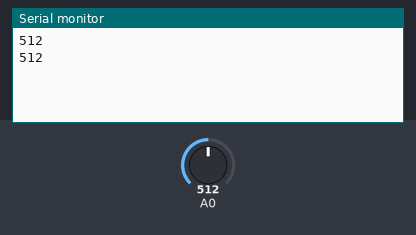
A sketch run on a simulated Arduino Uno, built with avr-gcc and run on an emulated ATmega328P. On the bench: the last lines printed to the serial monitor. Inputs (shaded band) come from the test bench; at power-on: A0 = 512.

Above: at 10.8 s.
10.9 s: A0 set to 716
At 20.7 s:
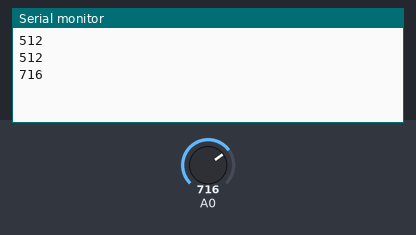
20.9 s: A0 set to 900
At 30.7 s:
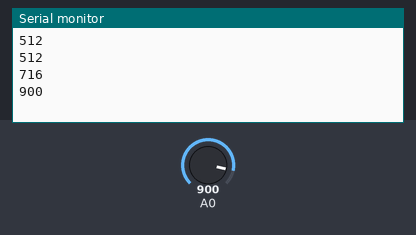
Timing chart, 0 to 32.2 s (numbered marks = the images above; inputs shaded):
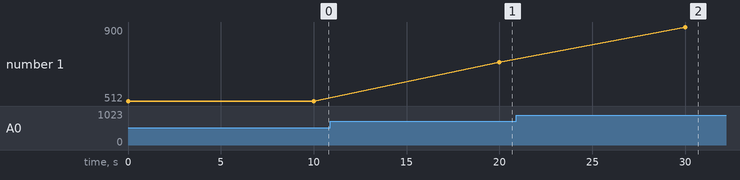

The sketch:

arduinoULuntouched.ino
```cpp
void setup() {
  Serial.begin(9600);   // start serial communication at 9600bps
  pinMode(A0, INPUT);
}

void loop() {
  int x = analogRead(A0);
  Serial.println(x);  // send data to NodeMCU                      // wait for a second
  delay(10000);

}
```

Measured:
- after the input at 10.9 s, the serial monitor: prints a new line after 9.1 s (image 1)
- after the input at 20.9 s, the serial monitor: prints a new line after 9.1 s (image 2)
- plotted number 1: 512 → 716 after the input at 10.9 s, 716 → 900 after the input at 20.9 s
